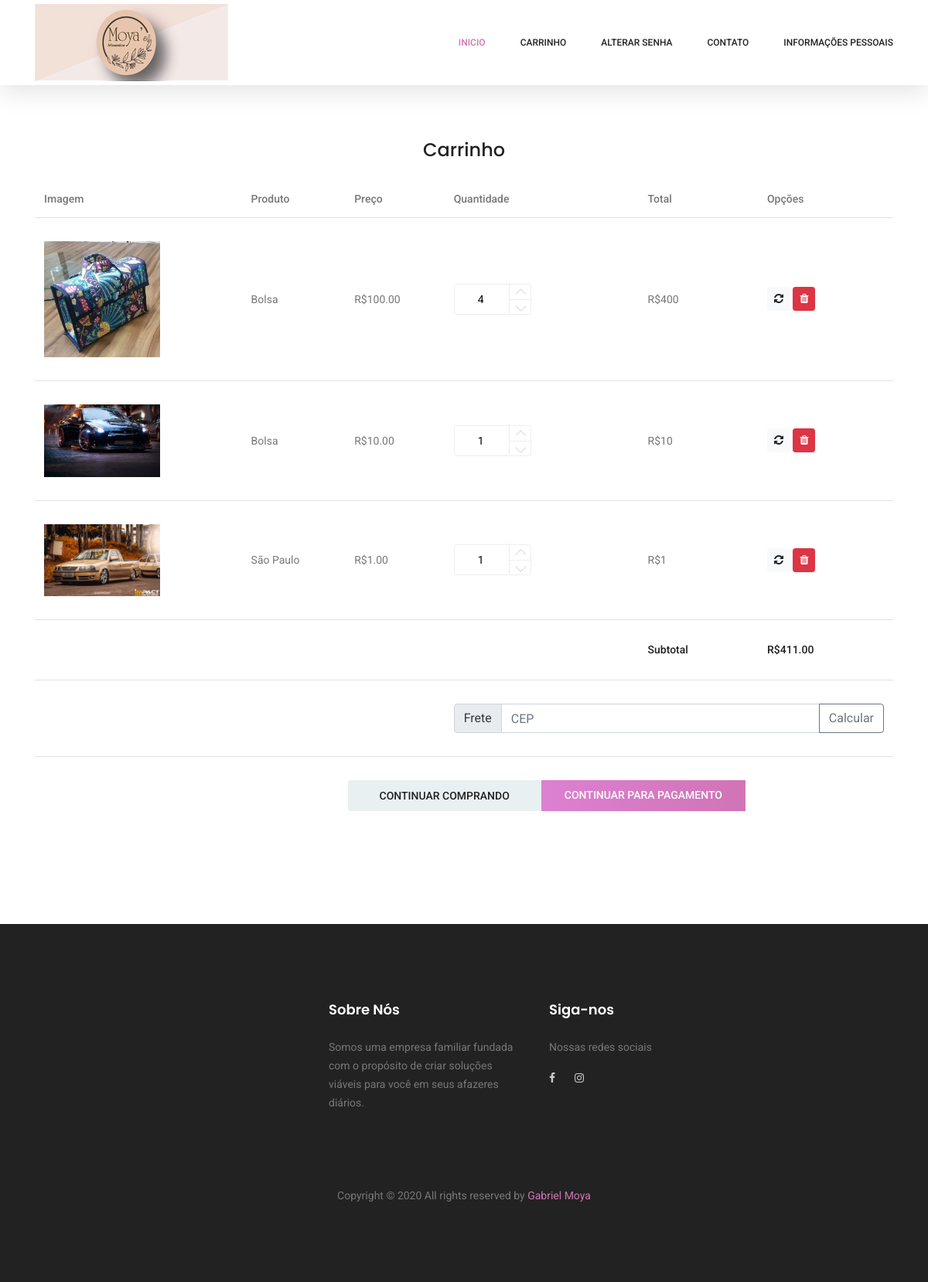
Page /carrinho/ (signed in) on the earlier database version.
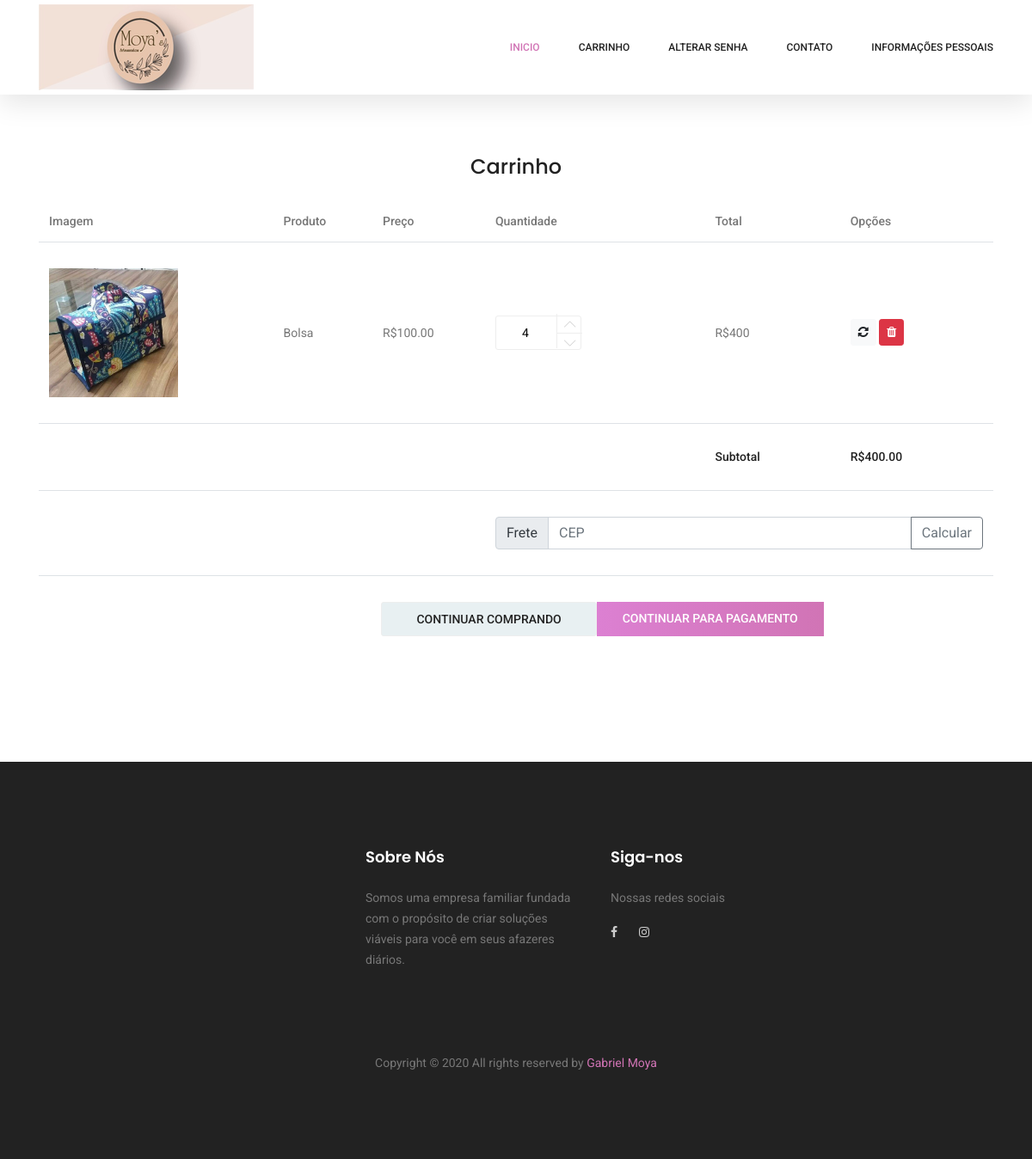
Same page on the later database version.
### clientes/models.py (models this page shows, shortened)
class Carrinho(models.Model):
    quantidade = models.IntegerField()
    valor_unid = models.DecimalField(max_digits=50, decimal_places=2)
    produto = models.ForeignKey(Produto, on_delete=models.PROTECT)
    usuario = models.ForeignKey(User, on_delete=models.PROTECT)

### cadastros/models.py (models this page shows, shortened)
class Produto(models.Model):
    codigo = models.CharField(max_length=100)
    nome = models.CharField(max_length=100)
    descricao = models.CharField(max_length=100)
    estoque = models.IntegerField()
    valorVenda = models.DecimalField(max_digits=50, decimal_places=2)
    imagem = models.ImageField(upload_to="imagens/%Y/%m/%d/", max_length=255, null=True, blank=True)
    categoria = models.ForeignKey(Categoria, on_delete=models.PROTECT)

### clientes/views.py (the view)
# urls.py: path('carrinho/', CarrinhoList.as_view(), name="clientes-carrinho"),
class CarrinhoList(LoginRequiredMixin, ListView):
    model = Carrinho
    template_name = "clientes/carrinho.html"
    def get_context_data(self, *args, **kwargs):
        context = super().get_context_data(*args, **kwargs)
        carrinho = Carrinho.objects.filter(usuario=self.request.user)
        total = 0
        for c in carrinho:
            total += c.valor_unid * c.quantidade
        context["carrinho"] = carrinho
        context["valor"] = total
        return context

### clientes/templates/clientes/carrinho.html (shortened to what this page needs)
{% extends 'clientes/formulario.html' %}
{% load static %}
{%block conteudo%}
<br>
<br>
<br>
<section class="cart_area">
    <h3 class="text-center mt-2 mb-4">Carrinho</h3>
    <div class="container">
        <div class="cart_inner">
            <div class="table-responsive">
                <table class="table">
                    <thead>
                        <tr>
                            <th scope="col">Imagem</th>
                            <th scope="col">Produto</th>
                            <th scope="col">Preço</th>
                            <th scope="col">Quantidade</th>
                            <th scope="col">Total</th>
                            <th scope="col">Opções</th>
                        </tr>
                    </thead>
                    <tbody>
                        {% for c in carrinho %}
                        <tr>
                            <td>
                                <img src="{{ c.produto.imagem.url }}" width="150" />
                            </td>
                            <td>{{c.produto.nome}}</td>
                            <td>R${{c.valor_unid|floatformat:2}}</td>
                            <td>
                                <div class="product_count">
                                    <input type="text" name="qtde" maxlength="12" value="{{c.quantidade}}" title="Quantidade:" class="input-text qty">
                                    <button class="increase items-count btn-mais" type="button"><i class="lnr lnr-chevron-up"></i></button>
                                    <button class="reduced items-count btn-menos" type="button"><i class="lnr lnr-chevron-down"></i></button>
                                </div>
                            </td>
                            <td>R${% widthratio c.valor_unid 1 c.quantidade %}</td>
                            <td>
                                <a class="btn btn-light btn-sm btn-atualizar" href="{% url 'atualizar-carrinho' c.pk 1 %}"><i class="fa fa-refresh" aria-hidden="true"></i></a>
                                <a href="{% url 'deletar-produto' c.pk %}" class="btn btn-danger btn-sm" title="Remover">
                                    <i class="fa fa-trash" aria-hidden="true"></i>
                                </a>
                            </td>
                        </tr>
                        {% empty %}
                        <tr>
                            <td colspan="6" class="text-center">
                                Nenhum produto no seu carrinho!
                            </td>
                        </tr>
                        {% endfor %}
                        <tr>
                            <td colspan="4"></td>
                            <td>
                                <h5>Subtotal</h5>
                            </td>
                            <td>
                                <h5>R${{ valor }} </h5>
                            </td>
                        </tr>
                        <tr>
                            <td colspan="1"></td>
                            <td colspan="2" class="text-dark text-right">
                            </td>
                            <td colspan="3">
                                <div class="input-group">
                                    <div class="input-group-prepend">
                                        <span class="input-group-text text-dark">Frete</span>
                                    </div>
                                    <input type="text" class="form-control" placeholder="CEP" id="cep">
                                    <div class="input-group-append">
                                        <button class="btn btn-outline-secondary" type="button" id="btn-cep">Calcular</button>
                                    </div>
                                </div>
                            </td>
                        </tr>
                        <tr class="out_button_area">
                            <td>
                            </td>
                            <td>
                            </td>
                            <td colspan="2">
                                <div class="checkout_btn_inner d-flex align-items-center">
                                    <a class="gray_btn" href="{% url 'clientes-index' %}">Continuar comprando</a>
                                    <a class="primary-btn" href="{% url 'clientes-pagamento'  %}">Continuar para Pagamento</a>
                                </div>
                            </td>
                        </tr>
                    </tbody>
                </table>
            </div>
        </div>
    </div>
</section>
{%endblock%}

### clientes/templates/clientes/formulario.html (shortened to what this page needs)
{% load static %}
<!DOCTYPE html>
<html lang="zxx" class="no-js">
<head>
    <link rel="stylesheet" href="{% static 'karma/css/linearicons.css' %}">
    <link rel="stylesheet" href="{% static 'karma/css/font-awesome.min.css' %}">
    <link rel="stylesheet" href="{% static 'karma/css/themify-icons.css' %}">
    <link rel="stylesheet" href="{% static 'karma/css/bootstrap.css' %}">
    <link rel="stylesheet" href="{% static 'karma/css/owl.carousel.css' %}">
    <link rel="stylesheet" href="{% static 'karma/css/nice-select.css' %}">
    <link rel="stylesheet" href="{% static 'karma/css/nouislider.min.css' %}">
    <link rel="stylesheet" href="{% static 'karma/css/ion.rangeSlider.css' %}" />
    <link rel="stylesheet" href="{% static 'karma/css/ion.rangeSlider.skinFlat.css' %}"/>
    <link rel="stylesheet" href="{% static 'karma/css/magnific-popup.css' %}">
    <link rel="stylesheet" href="{% static 'karma/css/main.css' %}">
</head>
<body>
    {% block menu%}
    <header class="header_area sticky-header">
        <div class="main_menu">
            <nav class="navbar navbar-expand-lg navbar-light main_box">
                <div class="container">
                    <a class="navbar-brand logo_h" href="{% static 'karma/index.html' %}"><img src="{% static 'img/logo.png' %}" alt=""></a>
                    <div class="collapse navbar-collapse offset" id="navbarSupportedContent">
                        <ul class="nav navbar-nav menu_nav ml-auto">
                            {% if request.user.is_authenticated %}
                            <li class="nav-item active"><a class="nav-link" href="{% url 'clientes-index' %}">Inicio</a></li>
                            <li class="nav-item"><a class="nav-link" href="{% url 'clientes-carrinho' %}">Carrinho</a></li>
                            <li class="nav-item"><a class="nav-link" href="{% url 'alterar-senha' %}">Alterar senha</a></li>
                            <li class="nav-item"><a class="nav-link" href="{% url 'clientes-contato' %}">Contato</a></li>
                            <li class="nav-item submenu dropdown">
                                <a href="#" class="nav-link dropdown-toggle" data-toggle="dropdown" role="button" aria-haspopup="true"
                                    aria-expanded="false">Informações Pessoais</a>
                            </li>
                            {% else %}
                            <li class="nav-item active"><a class="nav-link" href="{% url 'clientes-index' %}">Inicio</a></li>
                            <li class="nav-item"><a class="nav-link" href="{% url 'clientes-contato' %}">Contato</a></li>
                            <li class="nav-item"><a class="nav-link" href="{% url 'login' %}">Entrar</a></li>
                            {% endif %}
                        </ul>
                    </div>
                </div>
            </nav>
        </div>
    </header>
    {%endblock%}
    {%block conteudo%}{%endblock%}
    {%block rodape%}
    <footer class="footer-area section_gap">
        <div class="container">
            <div class="row">
                <div class="col-lg-4  col-md-6 col-sm-6"></div>
                <div class="col-lg-3  col-md-6 col-sm-6">
                    <div class="single-footer-widget">
                        <h6>Sobre Nós</h6>
                        <p>
                           Somos uma empresa familiar fundada com o propósito de criar soluções
                           viáveis para você em seus afazeres diários.
                        </p>
                    </div>
                </div>
                <div class="col-lg-2 col-md-6 col-sm-6">
                    <div class="single-footer-widget">
                        <h6>Siga-nos</h6>
                        <p>Nossas redes sociais</p>
                        <div class="footer-social d-flex align-items-center">
                            <a href="https://www.facebook.com/MoyasArtesanatos/"><i class="fa fa-facebook"></i></a>
                            <a href="https://www.instagram.com/MoyasArtesanatos/"><i class="fa fa-instagram"></i></a>
                        </div>
                    </div>
                </div>
            </div>
            <div class="footer-bottom d-flex justify-content-center align-items-center flex-wrap">
                <p class="footer-text m-0">
                    Copyright &copy;
                    <script>document.write(new Date().getFullYear());</script> All rights reserved by <a href="https://github.com/GabrielMoyaIFPR"
                        target="_blank">Gabriel Moya</a>
                </p>
            </div>
        </div>
    </footer>
    {%endblock%}
</body>
</html>

Differences in the rows shown:
removed Carrinho: produto.imagem (picture), produto.nome "Bolsa", valor_unid "10.00", qtde "1", valor_unid+quantidade "10"
removed Carrinho: produto.imagem (picture), produto.nome "São Paulo", valor_unid "1.00", qtde "1", valor_unid+quantidade "1"
Other differences:
{{ valor }}: "411.00" → "400.00"
